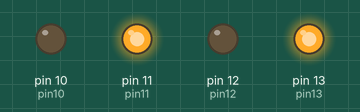
Recording of a sketch running on a simulated Arduino Uno, built with avr-gcc and run on an emulated ATmega328P. Shown: output pins drawn as LEDs (lit = HIGH).

Above: at 1.0 s.
At 3.0 s:
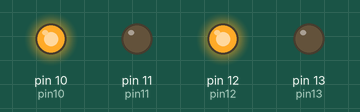
Timing chart, 0 to 5.2 s (numbered marks = the images above):
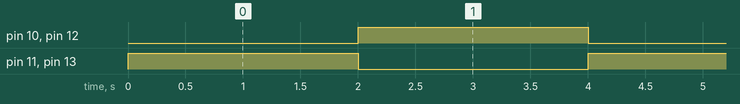

Measured:
- by itself, pin 10 (pin10), pin 11 (pin11), pin 12 (pin12), pin 13 (pin13): alternates HIGH for 2.0 s and LOW for 2.0 s

The sketch:

moter_cnt_01.ino
```cpp
int pin13 = 13;
int pin12 = 12;
int pin11 = 11;
int pin10 = 10;

void setup(){
  pinMode(pin13, OUTPUT);
  pinMode(pin12, OUTPUT);
  pinMode(pin11, OUTPUT);
  pinMode(pin10, OUTPUT);
}

void loop(){
  digitalWrite(pin13,HIGH);
  digitalWrite(pin12,LOW);
  digitalWrite(pin11,HIGH);
  digitalWrite(pin10,LOW);
  delay(2000);
  digitalWrite(pin13,LOW);
  digitalWrite(pin12,HIGH);
  digitalWrite(pin11,LOW);
  digitalWrite(pin10,HIGH);
  delay(2000);
}
```
